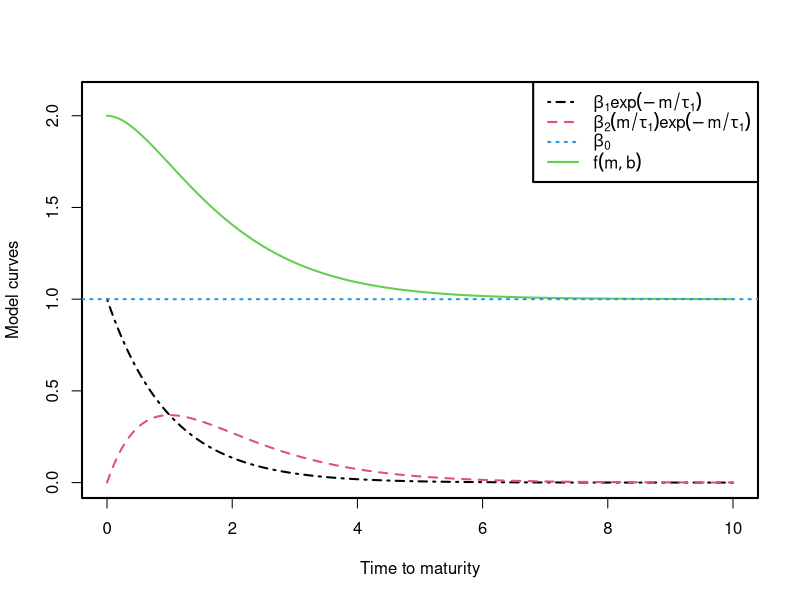
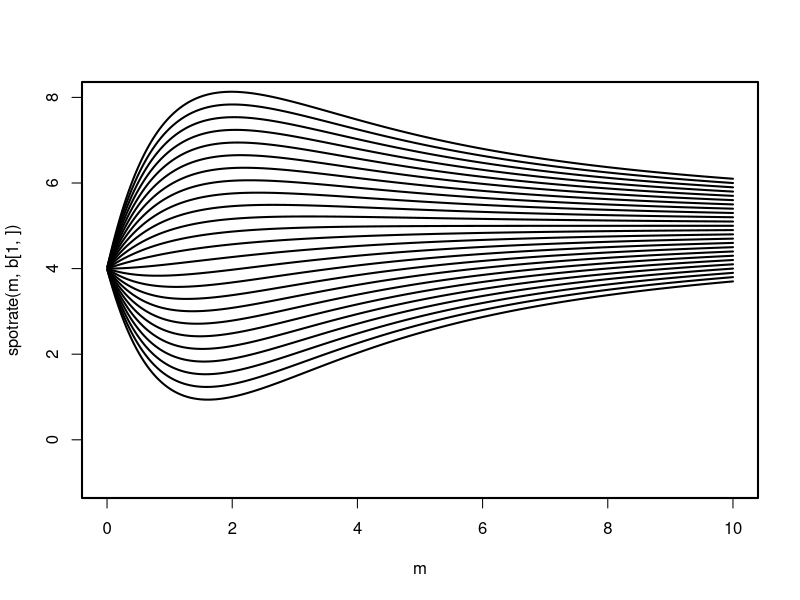

These charts were generated, in order, by the following R code:
beta_1 <- 1             # parameters
tau_1 <- 1
beta_2 <- 1
beta_0 <- 1

par(lwd=2)

m <- seq(0,10,0.01)

# beta_1
plot(m,beta_1*exp(-m/tau_1),type="l",col=1,
     xlab="Time to maturity",
     ylab="Model curves",ylim=c(0,2.1),lty=4)

# beta_2
lines(m,beta_2*(m/tau_1)*exp(-m/tau_1),lty=2,col=2)

# forward rate curve
lines(m,beta_0+beta_1*exp(-m/tau_1)+beta_2*(m/tau_1)*exp(-m/tau_1),col=3)

abline(h=1,lty=3,col=4)

legend("topright",legend=c(expression(beta[1]*exp(-m/tau[1])),
       expression(beta[2]*(m/tau[1])*exp(-m/tau[1])),
       expression(beta[0]),
       expression(f(m,b))),
       lty=c(4,2,3,1), col=c(1,2,4,3))


spotrate <- function(m,b){ b[1]+ b[2]*((1-exp(-m/b[4]))/(m/b[4]))+ b[3]*(((1-exp(-m/b[4]))/(m/b[4]))-exp(-m/b[4]))}

b <- c( 5,1,1,1)

b <- cbind(5,-1,-12:12,1)


plot(m,spotrate(m,b[1,]), ylim=c(-1,8),type="l")
for(i in 2:nrow(b)) lines(m,spotrate(m,b[i,]))
